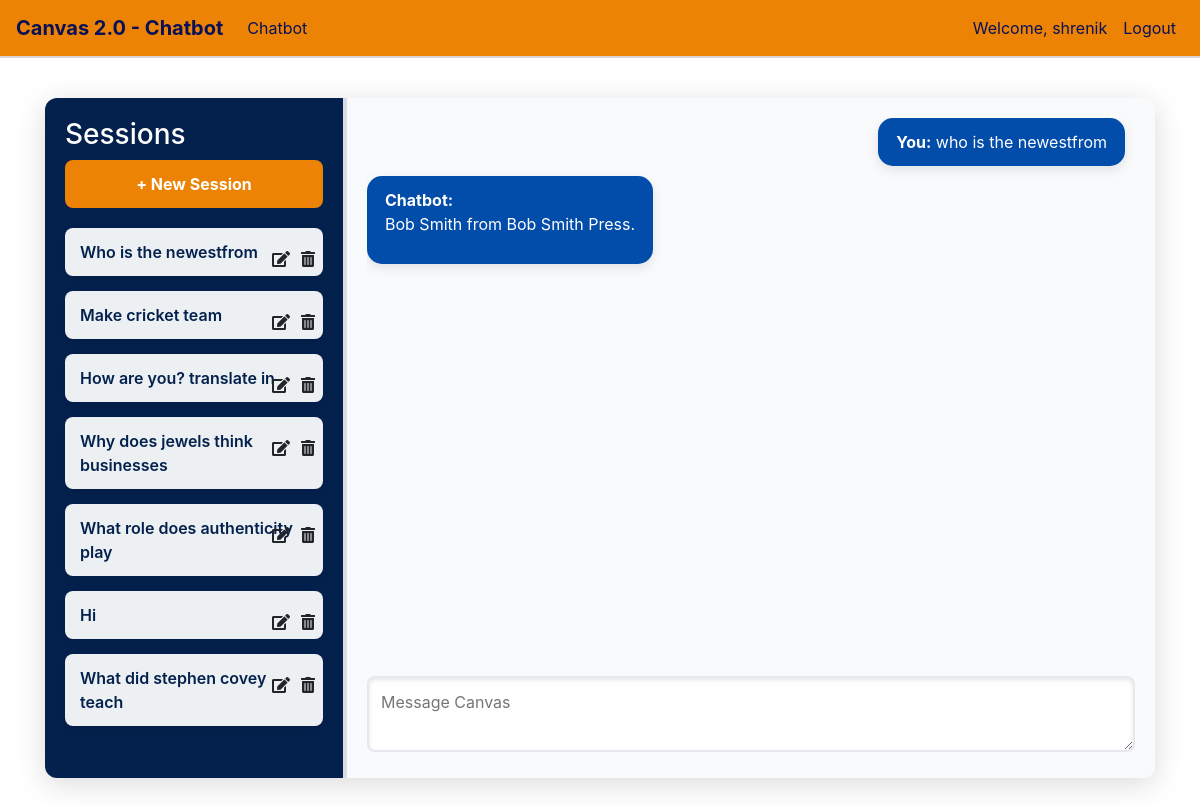
Page /canvas/71/ (signed in) on the committed database.
### ChatBot/models.py (models this page shows, shortened)
class ChatSession(models.Model):
    user = models.ForeignKey(User, on_delete=models.CASCADE)
    created_at = models.DateTimeField(auto_now_add=True)
    title = models.CharField(max_length=255, blank=True)  # Title can be auto-generated or renamed by user

class ChatMessage(models.Model):
    session = models.ForeignKey(ChatSession, related_name='messages', on_delete=models.CASCADE)
    question = models.TextField()
    response = models.TextField()
    created_at = models.DateTimeField(auto_now_add=True)

### ChatBot/views.py (the view, shortened to what this page needs)
# urls.py: path('canvas/', views.chat, name='chat'),  # Redirect to the latest session or create new
@login_required
def chat(request, session_id=None):
    if session_id:
        session = get_object_or_404(ChatSession, id=session_id, user=request.user)
    else:
        session = ChatSession.objects.filter(user=request.user).order_by('-created_at').first()
        if not session:
            session = ChatSession.objects.create(user=request.user, title="New Session")
            return redirect('chat', session_id=session.id)
    messages = session.messages.all()
    return render(request, 'chatbot/canvas.html', {
        'messages': messages,
        'sessions': ChatSession.objects.filter(user=request.user),
        'current_session': session
    })

### ChatBot/templates/chatbot/canvas.html (shortened to what this page needs)
{% extends 'base.html' %}
{% load static %}
{% block content %}
<link rel="stylesheet" href="{% static 'chatbot.css' %}">
<link rel="stylesheet" href="https://maxcdn.bootstrapcdn.com/bootstrap/4.5.2/css/bootstrap.min.css">
<link rel="stylesheet" href="https://cdnjs.cloudflare.com/ajax/libs/font-awesome/5.15.4/css/all.min.css">
<div class="chat-container">
    <div class="sidebar">
        <h3>Sessions</h3>
        <button id="new-session-btn" class="btn btn-block">+ New Session</button>
        <ul class="session-list">
            {% for session in sessions %}
                <li class="{% if session == current_session %}active{% endif %}">
                    <a href="{% url 'chat' session.id %}">
                        <span class="session-title" id="session-title-{{ session.id }}">
                            {{ session.title }}
                        </span>
                    </a>
                    <div class="session-buttons">
                        <button class="btn edit-btn edit-session-title" title="Rename" data-session-id="{{ session.id }}">
                            <i class="fas fa-edit"></i>
                        </button>
                        <button class="btn delete-btn delete-session" title="Delete" data-session-id="{{ session.id }}">
                            <i class="fas fa-trash-alt"></i>
                        </button>
                    </div>
                </li>
            {% endfor %}
        </ul>
    </div>
    <div class="chatbox">
        <div id="chat-messages" class="chat-messages">
            {% for message in messages %}
            <div class="message-container">
                {% if message.question %}
                    <div class="user-message"><strong>You:</strong> {{ message.question }}</div>
                {% endif %}
                {% if message.response %}
                    <div class="chatbot-response"><strong>Chatbot:</strong> {{ message.response|linebreaks }}</div>
                {% endif %}
            </div>
            {% endfor %}
        </div>
        <form method="post" id="chat-form">
            <textarea name="user_input" placeholder="Message Canvas"></textarea>
        </form>
    </div>
</div>
{% endblock %}

### ChatBot/templates/base.html (shortened to what this page needs)
<!DOCTYPE html>
<html lang="en">
<head>
    <link rel="stylesheet" href="https://maxcdn.bootstrapcdn.com/bootstrap/4.5.2/css/bootstrap.min.css">
    {% load static %}
</head>
<body>
    <nav class="navbar navbar-expand-lg navbar-light" >
        <a class="navbar-brand" href="{% url 'index' %}" style="color: #091057;">Canvas 2.0 - Chatbot</a>
        <div class="collapse navbar-collapse" id="navbarNav">
            <ul class="navbar-nav mr-auto">
                <li class="nav-item">
                    <a class="nav-link" href="{% url 'chat' %}" style="color: #091057;">Chatbot</a>
                </li>
            </ul>
            <div class="navbar-nav">
                {% if user.is_authenticated %}
                    <span class="nav-item nav-link" style="color: #091057;">Welcome, {{ user.username }}</span>
                    <a class="nav-item nav-link" href="{% url 'logout' %}" style="color: #091057;">Logout</a>
                {% else %}
                    <a class="nav-item nav-link" href="{% url 'login' %}" style="color: #091057;">Login</a>
                {% endif %}
            </div>
        </div>
    </nav>
    <div class="container content">
        {% block content %}{% endblock %}
    </div>
</body>
</html>

### ChatBot/static/chatbot.css (style rules this page uses)
body { font-family: 'Poppins', sans-serif; background: #f4f7fc; margin: 0; padding: 0; display: flex; flex-direction: column; min-height: 100vh; }
.chat-container { display: flex; flex-direction: row; height: 85vh; margin: 20px auto; width: 100%; max-width: 1200px; background: #ffffff; border-radius: 12px; overflow: hidden; box-shadow: 0 6px 30px rgba(0, 0, 0, 0.15); }
.sidebar { width: 300px; background: #04214D; padding: 20px; display: flex; flex-direction: column; color: #FFFFFF; overflow-y: auto; border-right: 2px solid #d9dce3; }
.session-list { list-style: none; padding: 0; margin: 0; }
.session-list li { display: flex; flex-direction: column; align-items: flex-start; margin-bottom: 15px; position: relative; padding: 12px 15px; background: #ECF0F3; border-radius: 8px; transition: transform 0.2s ease, background-color 0.2s ease; cursor: pointer; box-shadow: 0 3px 8px rgba(0, 0, 0, 0.1); }
.session-title { flex-grow: 1; font-size: 16px; font-weight: 600; color: #04214D; word-wrap: break-word; margin-bottom: 5px; }
.session-buttons { display: flex; gap: 1px; position: absolute; right: 7px; }
.edit-btn, .delete-btn { font-size: 14px; width: 28px; height: 28px; display: flex; justify-content: center; align-items: center; color: #FFFFFF; cursor: pointer; }
#new-session-btn { color: white; font-size: 16px; font-weight: bold; padding: 12px; border-radius: 8px; border: none; background: #EC8305; margin-bottom: 20px; transition: background-color 0.3s ease, transform 0.3s ease; cursor: pointer; }
.chatbox { flex: 1; display: flex; flex-direction: column; padding: 20px; background: #F9FAFB; border-left: 2px solid #D9DCE3; position: relative; }
#chat-messages { flex-grow: 1; overflow-y: auto; padding-right: 10px; scroll-behavior: smooth; }
.message-container { margin-bottom: 15px; animation: fadeIn 0.5s ease-in-out; }
.user-message { background: #024CAA; color: #ffffff; padding: 12px 18px; border-radius: 15px; margin-bottom: 10px; width: fit-content; max-width: 70%; margin-left: auto; box-shadow: 0 4px 12px rgba(0, 0, 0, 0.1); animation: slideInRight 0.4s ease-in-out; }
.chatbot-response { background: #024CAA; color: #ffffff; padding: 12px 18px; border-radius: 15px; margin-bottom: 10px; width: fit-content; max-width: 70%; margin-right: auto; box-shadow: 0 4px 12px rgba(0, 0, 0, 0.1); animation: slideInLeft 0.4s ease-in-out; }
textarea { width: 100%; font-size: 16px; padding: 12px; border-radius: 8px; border: 2px solid #E5E8ED; resize: none; transition: border-color 0.3s ease, box-shadow 0.3s ease; box-shadow: inset 0 2px 4px rgba(0, 0, 0, 0.1); }

### ChatBot/templates/base.html (style rules this page uses)
* { margin: 0; padding: 0; box-sizing: border-box; }
body { background-color: #DBD3D3; color: #091057; font-family: 'Poppins', sans-serif; }
nav { background-color: #EC8305; border-bottom: 2px solid #DBD3D3; }
nav a { color: #DBD3D3; transition: background-color 0.3s ease; }
.content { padding: 20px; }
.navbar-brand { font-weight: 700; color: #EC8305; }
.navbar-nav .nav-item .nav-link { color: #DBD3D3; }

### rows in the picture
ChatSession: title "Who is the newestfrom"
ChatSession: title "Make cricket team"
ChatSession: title "How are you? translate in"
ChatSession: title "Why does jewels think businesses"
ChatSession: title "What role does authenticity play"
ChatSession: title "Hi"
ChatSession: title "What did stephen covey teach"
ChatMessage: question "who is the newestfrom", response "Bob Smith from Bob Smith Press."

### other values in the picture
{{ user.username }} "shrenik"
